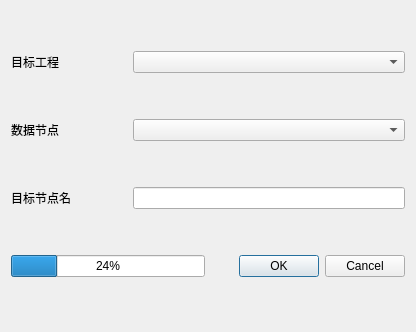
<?xml version="1.0" encoding="UTF-8"?>
<ui version="4.0">
 <class>SLC_deramp</class>
 <widget class="QWidget" name="SLC_deramp">
  <property name="geometry">
   <rect>
    <x>0</x>
    <y>0</y>
    <width>416</width>
    <height>332</height>
   </rect>
  </property>
  <property name="windowTitle">
   <string>去参考相位</string>
  </property>
  <property name="windowIcon">
   <iconset resource="../QtWidgetsApplication3.qrc">
    <normaloff>:/QtWidgetsApplication3/bin/icon/dem.png</normaloff>:/QtWidgetsApplication3/bin/icon/dem.png</iconset>
  </property>
  <layout class="QVBoxLayout" name="verticalLayout">
   <item>
    <layout class="QHBoxLayout" name="horizontalLayout" stretch="3,7">
     <item>
      <widget class="QLabel" name="label_2">
       <property name="text">
        <string>目标工程</string>
       </property>
      </widget>
     </item>
     <item>
      <widget class="QComboBox" name="comboBox"/>
     </item>
    </layout>
   </item>
   <item>
    <layout class="QHBoxLayout" name="horizontalLayout_2" stretch="3,7">
     <item>
      <widget class="QLabel" name="label_3">
       <property name="text">
        <string>数据节点</string>
       </property>
      </widget>
     </item>
     <item>
      <widget class="QComboBox" name="comboBox_dst_node"/>
     </item>
    </layout>
   </item>
   <item>
    <layout class="QHBoxLayout" name="horizontalLayout_5" stretch="3,7">
     <item>
      <widget class="QLabel" name="label_4">
       <property name="text">
        <string>目标节点名</string>
       </property>
      </widget>
     </item>
     <item>
      <widget class="QLineEdit" name="lineEdit"/>
     </item>
    </layout>
   </item>
   <item>
    <layout class="QHBoxLayout" name="horizontalLayout_4">
     <item>
      <widget class="QProgressBar" name="progressBar">
       <property name="value">
        <number>24</number>
       </property>
      </widget>
     </item>
     <item>
      <widget class="QDialogButtonBox" name="buttonBox">
       <property name="standardButtons">
        <set>QDialogButtonBox::Cancel|QDialogButtonBox::Ok</set>
       </property>
      </widget>
     </item>
    </layout>
   </item>
  </layout>
 </widget>
 <resources>
  <include location="../QtWidgetsApplication3.qrc"/>
 </resources>
 <connections/>
</ui>
